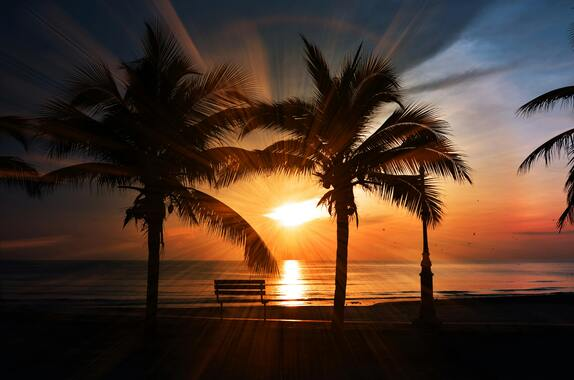
#> input picture resources/iloveimg-resized/beautiful-sunset.jpg, 574 x 380 px
$ python 21_Canny_Edge_Detection.py
#> lines starting #> are read from the running program, lines starting #| are printed output that depends on the picture
import cv2 as cv
import numpy as np

img = cv.imread('../resources/iloveimg-resized/beautiful-sunset.jpg')
#> img is the input picture: shape (380, 574, 3); mean B, G, R 41.6, 54.8, 77.1
img_resized = cv.resize(img, (640,360))
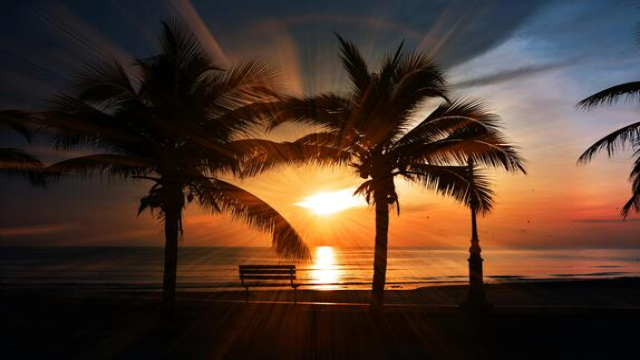
#> img_resized: shape (360, 640, 3); mean B, G, R 41.5, 54.7, 77
img_grey = cv.cvtColor(img_resized, cv.COLOR_BGR2GRAY)
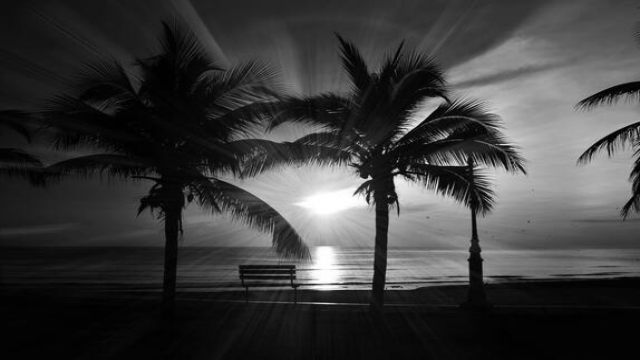
#> img_grey: shape (360, 640); min 0, max 255, mean 59.9

gedient_sobel_x = cv.Sobel(img_grey, -1, 1, 0)
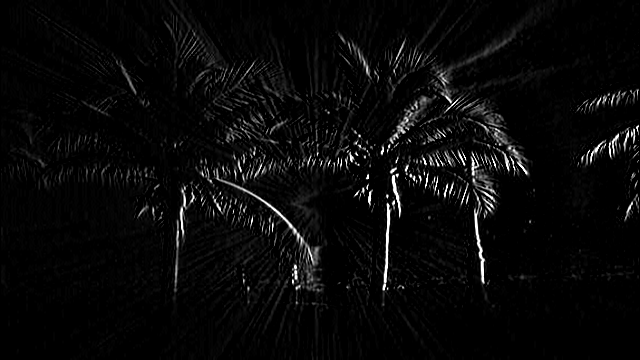
#> gedient_sobel_x: shape (360, 640); min 0, max 255, mean 8.9
gedient_sobel_y = cv.Sobel(img_grey, -1, 0, 1)
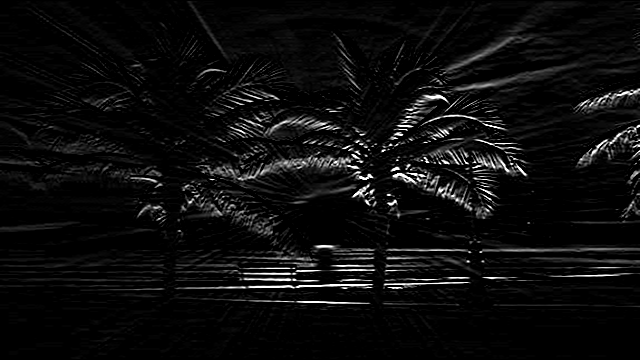
#> gedient_sobel_y: shape (360, 640); min 0, max 255, mean 12.7

cv.imshow('Original img', img_resized)
cv.imshow('Sobel X img', gedient_sobel_x)
cv.imshow('Sobel Y img', gedient_sobel_y)

cv.waitKey(0)
cv.destroyAllWindows()
